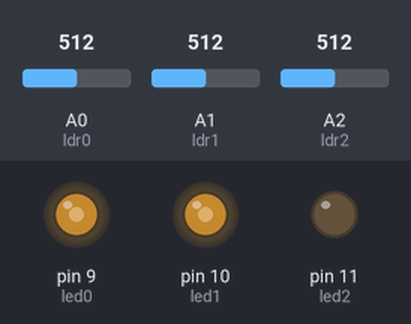
Bench run of a sketch on a simulated Arduino Uno, built with avr-gcc and run on an emulated ATmega328P. Shown: output pins drawn as LEDs (lit = HIGH). The test bench sets the inputs (shaded band); at power-on: A0 (ldr0) = 512, A1 (ldr1) = 512, A2 (ldr2) = 512.

Above: at 1.2 s.
1.3 s: A0 (ldr0) set to 716
At 2.5 s:
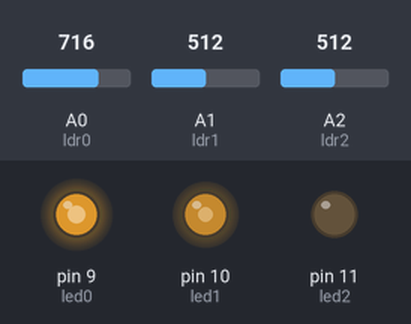
2.8 s: A1 (ldr1) set to 716
At 3.6 s:
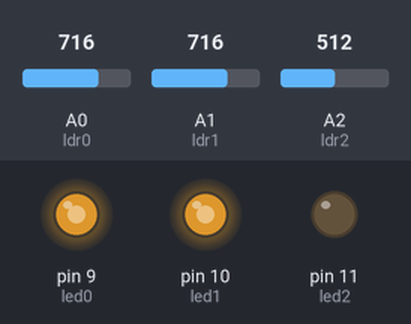
4.3 s: A2 (ldr2) set to 716
At 4.7 s:
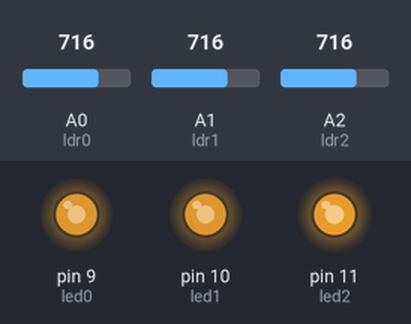
5.8 s: A0 (ldr0) set to 900
At 7.0 s:
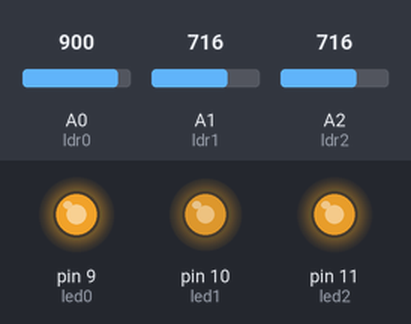
7.3 s: A1 (ldr1) set to 900
At 8.2 s:
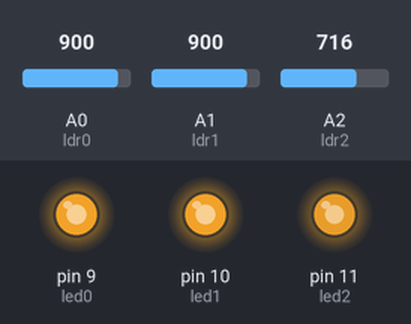
8.8 s: A2 (ldr2) set to 900
At 9.4 s:
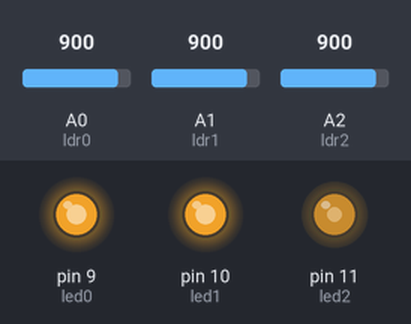
Timing chart, 0 to 11.3 s (numbered marks = the images above; inputs shaded):
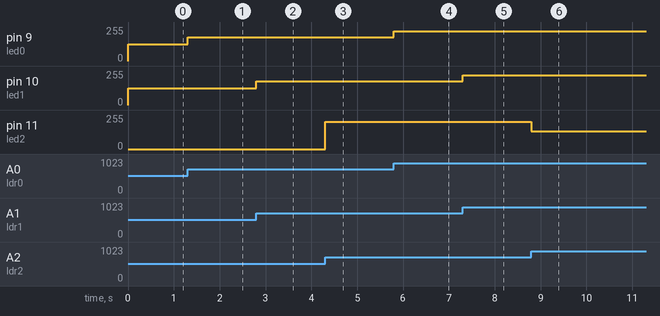

Measured:
- after the input at 1.3 s, pin 9 (led0): 127/255 → 178/255 at once
- after the input at 2.8 s, pin 10 (led1): 127/255 → 178/255 at once
- after the input at 4.3 s, pin 11 (led2): 0/255 → 204/255 at once
- after the input at 5.8 s, pin 9 (led0): 178/255 → 224/255 at once
- after the input at 7.3 s, pin 10 (led1): 178/255 → 224/255 at once
- after the input at 8.8 s, pin 11 (led2): 204/255 → 132/255 at once

The sketch:

prog03.Ex.3.ino
```cpp
/**********************************************************************************
**                                                                               **
**                              Lector de Llum                                   **
**                                                                               **
**                                                                               **
**********************************************************************************/

//********** Includes *************************************************************

//********** Variables ************************************************************
const int ldr0 = A0;         // donar nom al pin A0 de l’Arduino
const int ldr1 = A1;         // donar nom al pin A1 de l’Arduino
const int ldr2 = A2;         // donar nom al pin A2 de l’Arduino
const int led0 = 9;          // donar nom al pin 9 de l’Arduino
const int led1 = 10;          // donar nom al pin 10 de l’Arduino
const int led2 = 11;          // donar nom al pin 11 de l’Arduino


int valLdr0, valLdr1, valLdr2;     // per guardar valors del ldrs

//********** Setup ****************************************************************
void setup()
{
  Serial.begin(9600);

  pinMode(led0,OUTPUT);
  pinMode(led1,OUTPUT);
  pinMode(led2,OUTPUT);

}

//********** Loop *****************************************************************
void loop()
{
  valLdr0 = analogRead(ldr0);   // llegir valor ldr0
  valLdr0 = map(valLdr0, 0, 1023, 0, 255);   // mapejar valor de 0-1023 a 0-255
  analogWrite(led0, valLdr0);    // actualitzar l'estat del led

  valLdr1 = analogRead(ldr1);   // llegir valor ldr1
  valLdr1 = map(valLdr1, 0, 1023, 0, 255);   // mapejar valor de 0-1023 a 0-255
  analogWrite(led1, valLdr1);    // actualitzar l'estat del led

  valLdr2 = analogRead(ldr2);   // llegir valor ldr2
  valLdr0 = map(valLdr2, 0, 1023, 0, 255);   // mapejar valor de 0-1023 a 0-255
  analogWrite(led2, valLdr2);    // actualitzar l'estat del led


}

//********** Funcions *************************************************************
```
